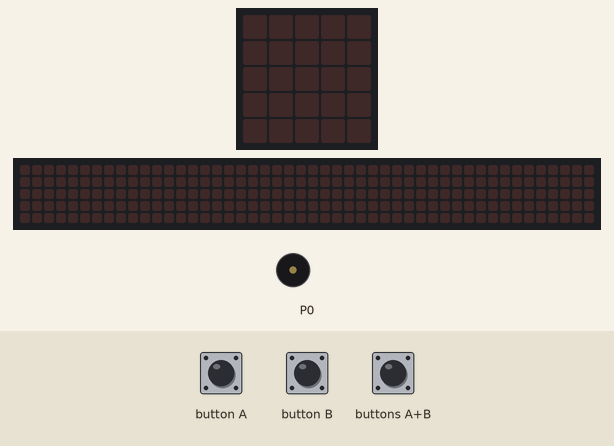
Bench run of a program on a simulated BBC micro:bit (MakeCode). Parts: the board's 5×5 LED display, a strip that is not on the board, showing the scrolling text unrolled, buzzer (waves = sounding). The test bench sets the inputs (shaded band). The 48×5 strip is a reading aid, not a part: it shows the text the display is scrolling, unrolled, one strip-width of it at a time.

Above: at 1.2 s.
1.3 s: button A pressed for 0.15 s
At 1.8 s:
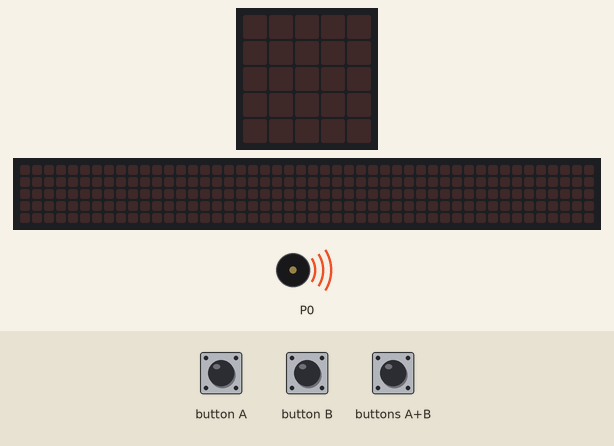
4.4 s: button B pressed for 0.15 s
At 4.62 s:
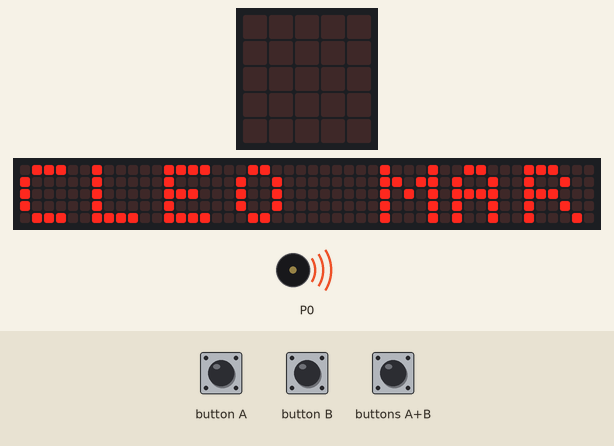
At 6.57 s:
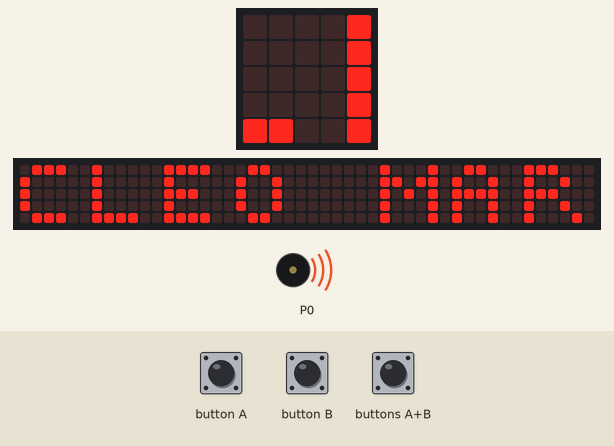
7.4 s: buttons A+B pressed for 0.15 s
At 7.77 s:
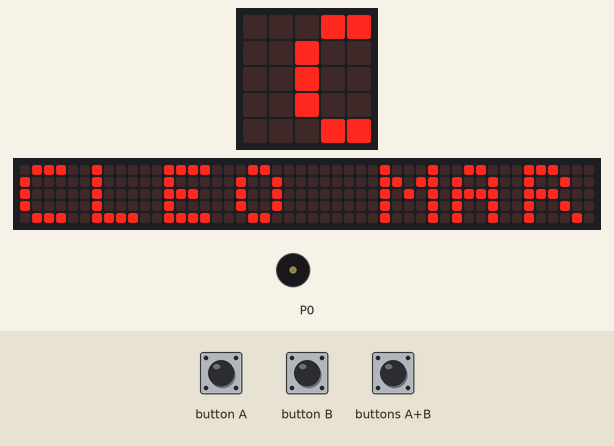
10.4 s: button A pressed for 0.15 s
16.5 s: button B pressed for 0.15 s
19.6 s: buttons A+B pressed for 1 s
Timing chart, 0 to 30.8 s (numbered marks = the images above; inputs shaded):
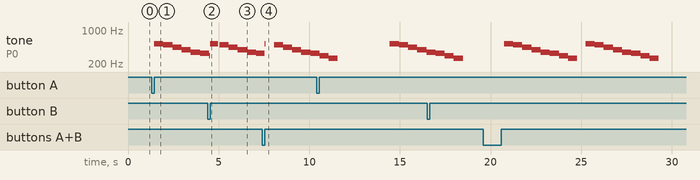

Measured:
- after the input at 1.3 s, tone on P0: plays 523 Hz for 0.51 s, 494 Hz for 0.51 s, 440 Hz for 0.51 s, 392 Hz for 0.51 s, 349 Hz for 0.51 s, 330 Hz for 0.42 s, starting after 0.15 s

The program:

main.ts
```typescript
input.onButtonPressed(Button.A, function () {
    music.play(music.stringPlayable("C5 B A G F E D C ", 120), music.PlaybackMode.UntilDone)
    basic.showString("CLEO MARIE")
})
input.onButtonPressed(Button.AB, function () {
    music.play(music.stringPlayable("C5 B A G F E D C ", 120), music.PlaybackMode.UntilDone)
    basic.showString("TEAM")
})
input.onButtonPressed(Button.B, function () {
    music.play(music.stringPlayable("C5 B A G F E D C ", 120), music.PlaybackMode.UntilDone)
    basic.showString("ANDERS")
})
```

test.ts
```typescript
// test ender her, dette bliver ikke kompileret, når denne pakke bruges som en udvidelse.
```
